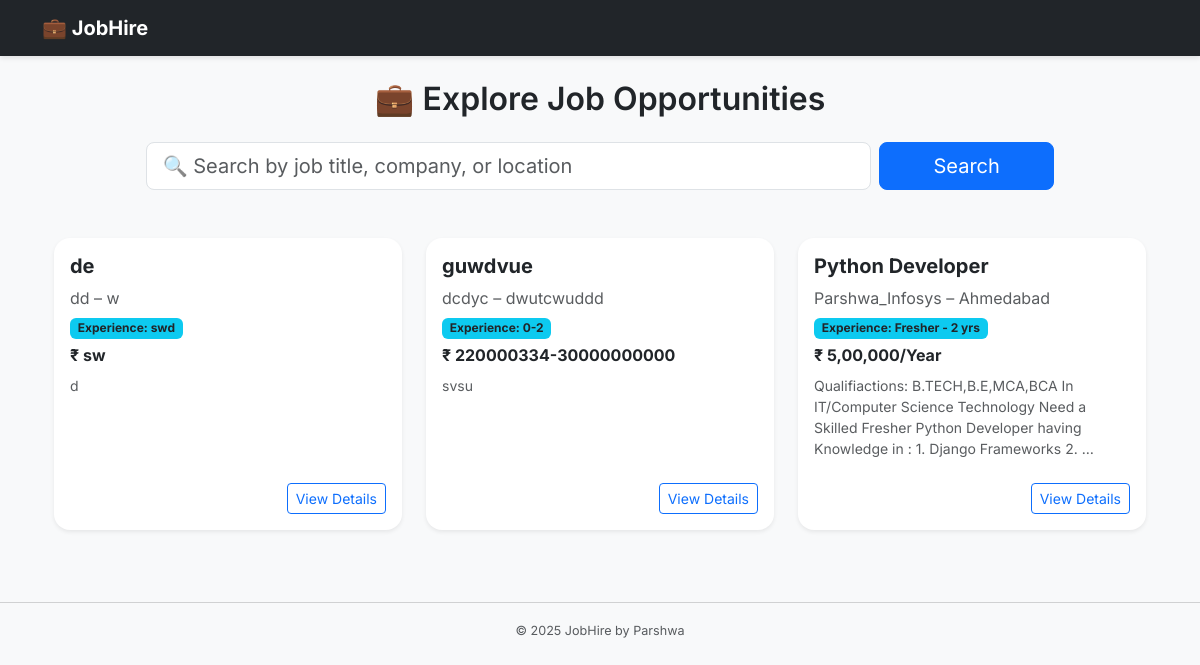
The page / on the database its author committed.
### hire/models.py (models this page shows, shortened)
class Job(models.Model):
    title = models.CharField(max_length=100)
    company = models.CharField(max_length=100)
    location = models.CharField(max_length=100)
    description = models.TextField()
    salary = models.CharField(max_length = 50 , blank = True)
    experience = models.CharField(max_length = 50 , blank=True)
    posted_on = models.DateTimeField(auto_now_add=True)

### hire/views.py (the view)
# urls.py: path('', views.job_list, name='job_list'),
def job_list(request):
    query = request.GET.get('q')
    jobs = Job.objects.all().order_by('-posted_on')
    if query:
        jobs = jobs.filter(
            models.Q(title__icontains=query) |
            models.Q(company__icontains=query) |
            models.Q(location__icontains=query)
        )
    return render(request, 'hire/job_list.html', {'jobs': jobs, 'query': query})

### hire/templates/hire/job_list.html (shortened to what this page needs)
{% extends 'hire/base.html' %}
{% block content %}
<div class="container mt-4">
    <h2 class="mb-4 fw-semibold text-center">💼 Explore Job Opportunities</h2>
    <form method="get" class="row g-2 mb-5 justify-content-center">
        <div class="col-md-8">
            <input type="text" class="form-control form-control-lg" name="q"
                   placeholder="🔍 Search by job title, company, or location"
                   value="{{ query|default:'' }}">
        </div>
        <div class="col-md-2 d-grid">
            <button type="submit" class="btn btn-primary btn-lg">Search</button>
        </div>
    </form>
    <div class="row">
        {% for job in jobs %}
        <div class="col-md-6 col-lg-4 mb-4">
            <div class="card shadow-sm h-100">
                <div class="card-body d-flex flex-column justify-content-between">
                    <div>
                        <h5 class="job-title fw-bold">{{ job.title }}</h5>
                        <p class="text-muted mb-1">{{ job.company }} – {{ job.location }}</p>
                        <p class="mb-1"><span class="badge bg-info text-dark">Experience: {{ job.experience }}</span></p>
                        <p class="mb-2"><strong>₹ {{ job.salary }}</strong></p>
                        <p class="text-muted small">{{ job.description|truncatewords:20 }}</p>
                    </div>
                    <div class="text-end mt-2">
                        <a href="{% url 'job_detail' job.id %}" class="btn btn-outline-primary btn-sm">View Details</a>
                    </div>
                </div>
            </div>
        </div>
        {% empty %}
        <div class="col-12">
            <div class="alert alert-warning text-center">⚠️ No jobs found matching your search.</div>
        </div>
        {% endfor %}
    </div>
</div>
{% endblock %}

### hire/templates/hire/base.html (shortened to what this page needs)
{% load widget_tweaks %}
<!DOCTYPE html>
<html lang="en">
<head>
    <link href="https://cdn.jsdelivr.net/npm/bootstrap@5.3.0/dist/css/bootstrap.min.css" rel="stylesheet">
</head>
<body>
<nav class="navbar navbar-expand-lg navbar-dark bg-dark">
    <div class="container">
        <a class="navbar-brand fw-bold" href="{% url 'job_list' %}">💼 JobHire</a>
    </div>
</nav>
<div class="container mt-4">
    {% block content %}{% endblock %}
</div>
<footer class="text-center text-muted mt-5 mb-3">
    <hr>
    <small>© 2025 JobHire by Parshwa</small>
</footer>
</body>
</html>

### hire/templates/hire/base.html (style rules this page uses)
body { font-family: 'Inter', sans-serif; background-color: #f8f9fa; }
.card { border: none; border-radius: 1rem; }
.navbar { box-shadow: 0 2px 5px rgba(0,0,0,0.1); }
.job-title { font-weight: 600; color: #212529; }
footer { font-size: 0.9rem; }

### rows shown on the page
Job: title "de", company "dd", location "w", experience "swd", salary "sw", description "d"
Job: title "guwdvue", company "dcdyc", location "dwutcwuddd", experience "0-2", salary "220000334-30000000000", description "svsu"
Job: title "Python Developer", company "Parshwa_Infosys", location "Ahmedabad", experience "Fresher - 2 yrs", salary "5,00,000/Year", description "Qualifiactions: B.TECH,B.E,MCA,BCA In IT/Computer Science Technology Need a Skilled Fresher Python Developer having Knowledge in : 1. Django Frameworks 2. …"
